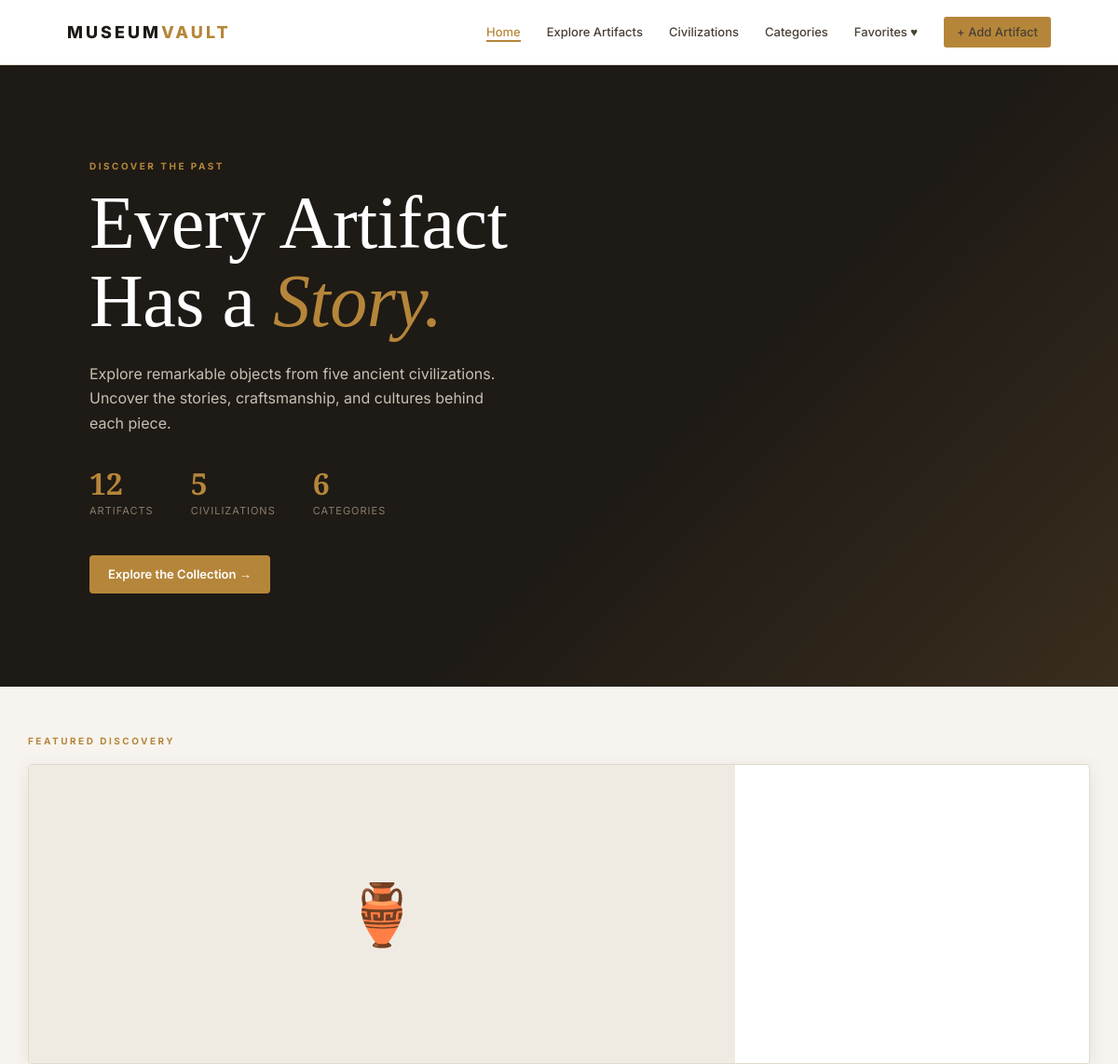
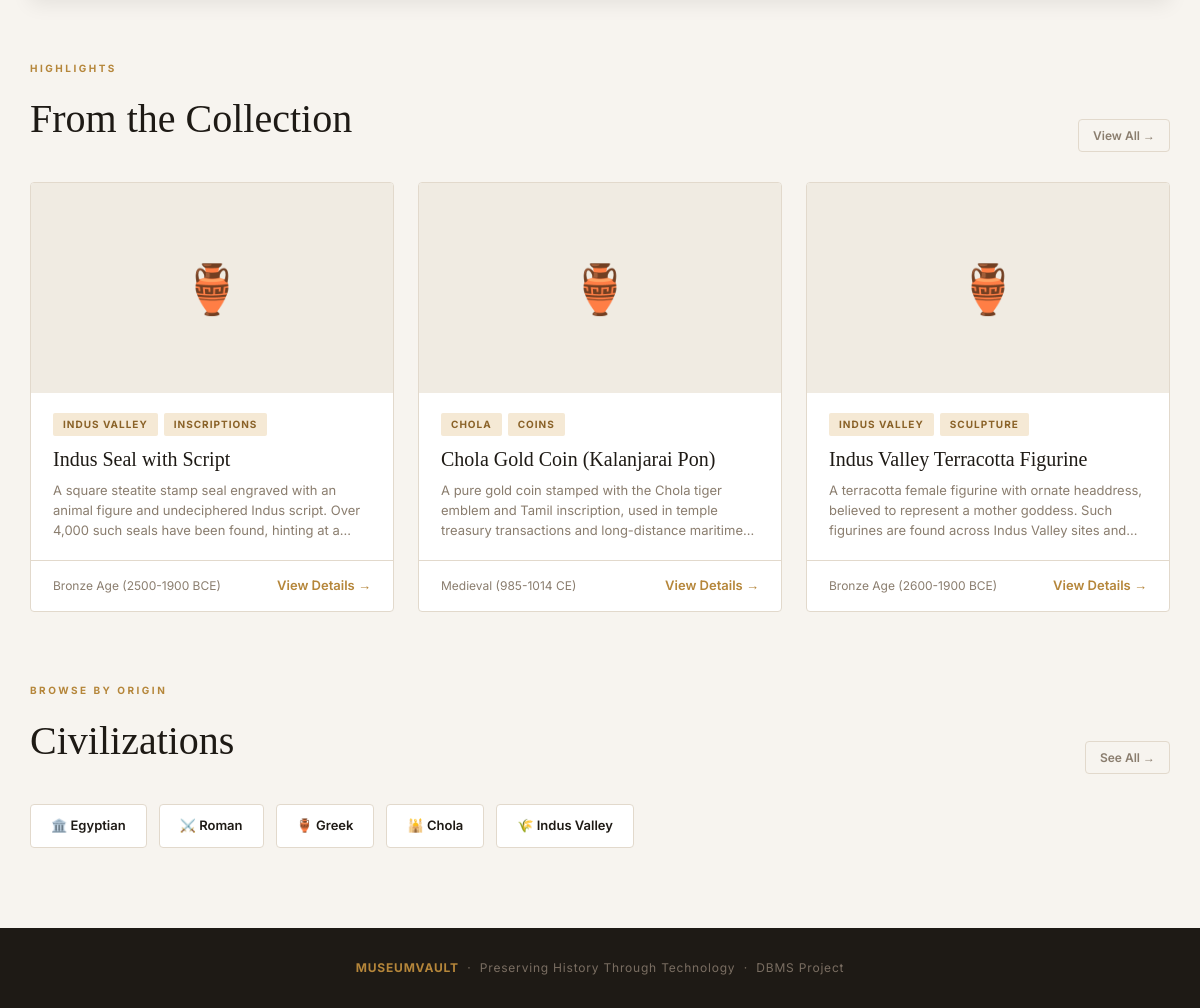
The page / on the database its author committed (2 pictures, top to bottom).
### tables this page shows
CREATE TABLE artifacts (
                id INTEGER PRIMARY KEY AUTOINCREMENT,
                name TEXT NOT NULL,
                description TEXT NOT NULL,
                period TEXT,
                discovery_location TEXT,
                discovery_year INTEGER,
                material TEXT,
                image_url TEXT,
                civilization_id INTEGER,
                category_id INTEGER,
                created_at TEXT DEFAULT (datetime('now')),
                FOREIGN KEY (civilization_id) REFERENCES civilizations(id),
                FOREIGN KEY (category_id) REFERENCES categories(id)
            );

CREATE TABLE civilizations (
                id INTEGER PRIMARY KEY AUTOINCREMENT,
                name TEXT NOT NULL UNIQUE,
                region TEXT,
                period TEXT,
                description TEXT
            );

CREATE TABLE categories (
                id INTEGER PRIMARY KEY AUTOINCREMENT,
                name TEXT NOT NULL UNIQUE,
                description TEXT
            );

### app.py (the view)
@app.route("/")
def home():
    db = get_db()
    try:
        total_artifacts = db.execute("SELECT COUNT(*) FROM artifacts").fetchone()[0]
        total_civs      = db.execute("SELECT COUNT(*) FROM civilizations").fetchone()[0]
        total_cats      = db.execute("SELECT COUNT(*) FROM categories").fetchone()[0]
        sql, params = _artifact_query()
        all_artifacts = db.execute(sql, params).fetchall()
        featured = random.sample(list(all_artifacts), min(3, len(all_artifacts)))
        artifact_of_day = random.choice(all_artifacts) if all_artifacts else None
    finally:
        db.close()
    return render_template(
        "index.html",
        featured=featured,
        artifact_of_day=artifact_of_day,
        total_artifacts=total_artifacts,
        total_civs=total_civs,
        total_cats=total_cats,
    )

### app.py (called while the page is built)
def _artifact_query(extra_where="", params=None, order="a.name"):
    sql = """
        SELECT
            a.id, a.name, a.description, a.period, a.discovery_location,
            a.discovery_year, a.material, a.image_url, a.created_at,
            a.civilization_id, a.category_id,
            c.name   AS civilization,
            c.region AS region,
            c.period AS civ_period,
            cat.name AS category,
            CASE WHEN f.id IS NOT NULL THEN 1 ELSE 0 END AS is_favorite
        FROM artifacts a
        JOIN  civilizations c   ON a.civilization_id = c.id
        JOIN  categories    cat ON a.category_id     = cat.id
        LEFT JOIN favorites f   ON f.artifact_id     = a.id
    """
    if extra_where:
        sql += " WHERE " + extra_where
    sql += " ORDER BY " + order
    return sql, (params or [])

### database.py (called while the page is built)
def get_db():
    conn = sqlite3.connect(DATABASE)
    conn.row_factory = sqlite3.Row
    conn.execute("PRAGMA foreign_keys = ON")
    return conn

### templates/index.html (shortened to what this page needs)
{% extends "base.html" %}
{% block content %}
<section class="hero">
    <div class="hero-inner">
        <p class="eyebrow">Discover the Past</p>
        <h1>Every Artifact<br>Has a <em>Story.</em></h1>
        <p class="hero-text">
            Explore remarkable objects from five ancient civilizations.
            Uncover the stories, craftsmanship, and cultures behind each piece.
        </p>
        <div class="hero-stats">
            <div class="hero-stat">
                <strong>{{ total_artifacts }}</strong>
                <span>Artifacts</span>
            </div>
            <div class="hero-stat">
                <strong>{{ total_civs }}</strong>
                <span>Civilizations</span>
            </div>
            <div class="hero-stat">
                <strong>{{ total_cats }}</strong>
                <span>Categories</span>
            </div>
        </div>
        <a href="{{ url_for('artifacts') }}" class="btn btn-primary">
            Explore the Collection →
        </a>
    </div>
</section>
<main class="container">
    {% if artifact_of_day %}
    <section>
        <p class="eyebrow" style="margin-bottom:16px;">Featured Discovery</p>
        <div class="featured-card">
        </div>
    </section>
    {% endif %}
    {% if featured %}
    <section>
        <div class="section-top">
            <div>
                <p class="eyebrow">Highlights</p>
                <h2>From the Collection</h2>
            </div>
            <a href="{{ url_for('artifacts') }}" class="btn btn-ghost btn-sm">View All →</a>
        </div>
        <div class="artifact-grid">
            {% for a in featured %}
            <article class="artifact-card">
                <a href="{{ url_for('artifact_detail', artifact_id=a.id) }}" style="display:block;">
                </a>
                <div class="card-body">
                    <div class="card-tags">
                        <span class="tag">{{ a.civilization }}</span>
                        <span class="tag">{{ a.category }}</span>
                    </div>
                    <h3>{{ a.name }}</h3>
                    <p class="desc">{{ a.description }}</p>
                </div>
                <div class="card-footer">
                    <span class="period">{{ a.period or 'Period unknown' }}</span>
                    <a href="{{ url_for('artifact_detail', artifact_id=a.id) }}"
                       class="view-link">View Details →</a>
                </div>
            </article>
            {% endfor %}
        </div>
    </section>
    {% endif %}
    <section style="margin-top:70px;">
        <div class="section-top">
            <div>
                <p class="eyebrow">Browse by Origin</p>
                <h2>Civilizations</h2>
            </div>
            <a href="{{ url_for('civilizations') }}" class="btn btn-ghost btn-sm">See All →</a>
        </div>
        <div style="display:flex;gap:12px;flex-wrap:wrap;">
            {% set civ_icons = {'Egyptian':'🏛️','Roman':'⚔️','Greek':'🏺','Chola':'🕌','Indus Valley':'🌾'} %}
            {% for name, icon in civ_icons.items() %}
            <a href="{{ url_for('artifacts') }}?search={{ name }}"
               style="display:inline-flex;align-items:center;gap:8px;
                      padding:10px 20px;background:var(--surface);
                      border:1px solid var(--border);border-radius:4px;
                      font-size:13px;font-weight:600;transition:all 0.2s;"
               onmouseover="this.style.borderColor='var(--accent)';this.style.color='var(--accent)'"
               onmouseout="this.style.borderColor='var(--border)';this.style.color='inherit'">
                {{ icon }} {{ name }}
            </a>
            {% endfor %}
        </div>
    </section>
</main>
{% endblock %}

### static/css/style.css (style rules this page uses)
*, *::before, *::after { margin: 0; padding: 0; box-sizing: border-box; }
:root { --bg: #f7f4ef; --surface: #ffffff; --surface2: #f0ebe2; --text: #1e1a15; --text-mid: #4a4035; --muted: #8a7d6e; --accent: #b5863a; --accent-dk: #8a6228; --accent-lt: #f5e9d5; --border: #e2d9cc; --dark: #1e1a15; --shadow: 0 4px 20px rgba(0,0,0,0.08); --radius: 4px; --font-body: 'Inter', Arial, sans-serif; --font-serif:'Playfair Display', Georgia, serif; }
html { scroll-behavior: smooth; }
body { background: var(--bg); color: var(--text); font-family: var(--font-body); font-size: 15px; line-height: 1.65; min-height: 100vh; display: flex; flex-direction: column; }
a { color: inherit; text-decoration: none; }
.eyebrow { font-family: var(--font-body); font-size: 10px; font-weight: 700; letter-spacing: 2.5px; text-transform: uppercase; color: var(--accent); margin-bottom: 10px; }
.btn { display: inline-flex; align-items: center; gap: 6px; padding: 10px 20px; font-family: var(--font-body); font-size: 13px; font-weight: 600; cursor: pointer; border: none; border-radius: var(--radius); transition: background 0.2s, transform 0.15s; }
.btn-primary { background: var(--accent); color: #fff; }
.btn-ghost { background: transparent; color: var(--muted); border: 1.5px solid var(--border); }
.btn-sm { padding: 6px 14px; font-size: 12px; }
.tag { display: inline-block; padding: 3px 10px; background: var(--accent-lt); color: var(--accent-dk); font-size: 10px; font-weight: 700; letter-spacing: 1px; text-transform: uppercase; border-radius: 2px; }
.hero { background: var(--dark); color: white; padding: 100px 8%; position: relative; overflow: hidden; }
.hero::before { content: ''; position: absolute; inset: 0; background: linear-gradient(135deg, #1e1a15 60%, #3a2e1e); opacity: 0.96; }
.hero-inner { position: relative; z-index: 1; max-width: 600px; }
.hero h1 { font-family: var(--font-serif); font-size: clamp(42px, 7vw, 80px); font-weight: 400; line-height: 1.06; margin-bottom: 22px; letter-spacing: -0.5px; }
.hero h1 em { color: var(--accent); font-style: italic; }
.hero-text { color: #c8c0b4; font-size: 16px; max-width: 460px; margin-bottom: 36px; }
.hero-stats { display: flex; gap: 40px; margin-bottom: 36px; }
.hero-stat strong { display: block; font-family: var(--font-serif); font-size: 32px; color: var(--accent); line-height: 1; }
.hero-stat span { font-size: 11px; color: #8a7d6e; text-transform: uppercase; letter-spacing: 1px; }
.container { max-width: 1280px; margin: 0 auto; padding: 50px 30px 80px; flex: 1; }
.featured-card { background: var(--surface); border: 1px solid var(--border); border-radius: var(--radius); display: grid; grid-template-columns: 1fr 380px; overflow: hidden; margin-bottom: 60px; box-shadow: var(--shadow); }
.section-top { display: flex; align-items: flex-end; justify-content: space-between; gap: 20px; margin-bottom: 30px; }
.section-top h2 { font-family: var(--font-serif); font-size: clamp(28px, 4vw, 40px); font-weight: 400; }
.artifact-grid { display: grid; grid-template-columns: repeat(3, 1fr); gap: 24px; }
.artifact-card { background: var(--surface); border: 1px solid var(--border); border-radius: var(--radius); overflow: hidden; transition: transform 0.22s, box-shadow 0.22s; }
.card-body { padding: 20px 22px; }
.card-tags { display: flex; gap: 6px; flex-wrap: wrap; margin-bottom: 10px; }
.card-body h3 { font-family: var(--font-serif); font-size: 20px; font-weight: 400; margin-bottom: 8px; line-height: 1.3; }
.card-body .desc { color: var(--muted); font-size: 13px; line-height: 1.55; display: -webkit-box; -webkit-line-clamp: 3; -webkit-box-orient: vertical; overflow: hidden; }
.card-footer { display: flex; align-items: center; justify-content: space-between; padding: 14px 22px; border-top: 1px solid var(--border); font-size: 12px; gap: 10px; }
.card-footer .period { color: var(--muted); }
.card-footer .view-link { color: var(--accent); font-weight: 600; white-space: nowrap; font-size: 13px; }

### rows shown on the page
artifacts: civilization "INDUS VALLEY", category "INSCRIPTIONS", name "Indus Seal with Script", description "A square steatite stamp seal engraved with an animal figure and undeciphered Indus script. Over 4,000 such seals have been found, hinting at…", period "Bronze Age (2500-1900 BCE)"
artifacts: civilization "CHOLA", category "COINS", name "Chola Gold Coin (Kalanjarai Pon)", description "A pure gold coin stamped with the Chola tiger emblem and Tamil inscription, used in temple treasury transactions and long-distance…", period "Medieval (985-1014 CE)"
artifacts: civilization "INDUS VALLEY", category "SCULPTURE", name "Indus Valley Terracotta Figurine", description "A terracotta female figurine with ornate headdress, believed to represent a mother goddess. Such figurines are found across Indus Valley sites…", period "Bronze Age (2600-1900 BCE)"
civilizations: icon "🏛️", name "Egyptian"
civilizations: icon "⚔️", name "Roman"
civilizations: icon "🏺", name "Greek"
civilizations: icon "🕌", name "Chola"
civilizations: icon "🌾", name "Indus Valley"

### other values the page prints
{{ total_artifacts }} "12"
{{ total_civs }} "5"
{{ total_cats }} "6"
